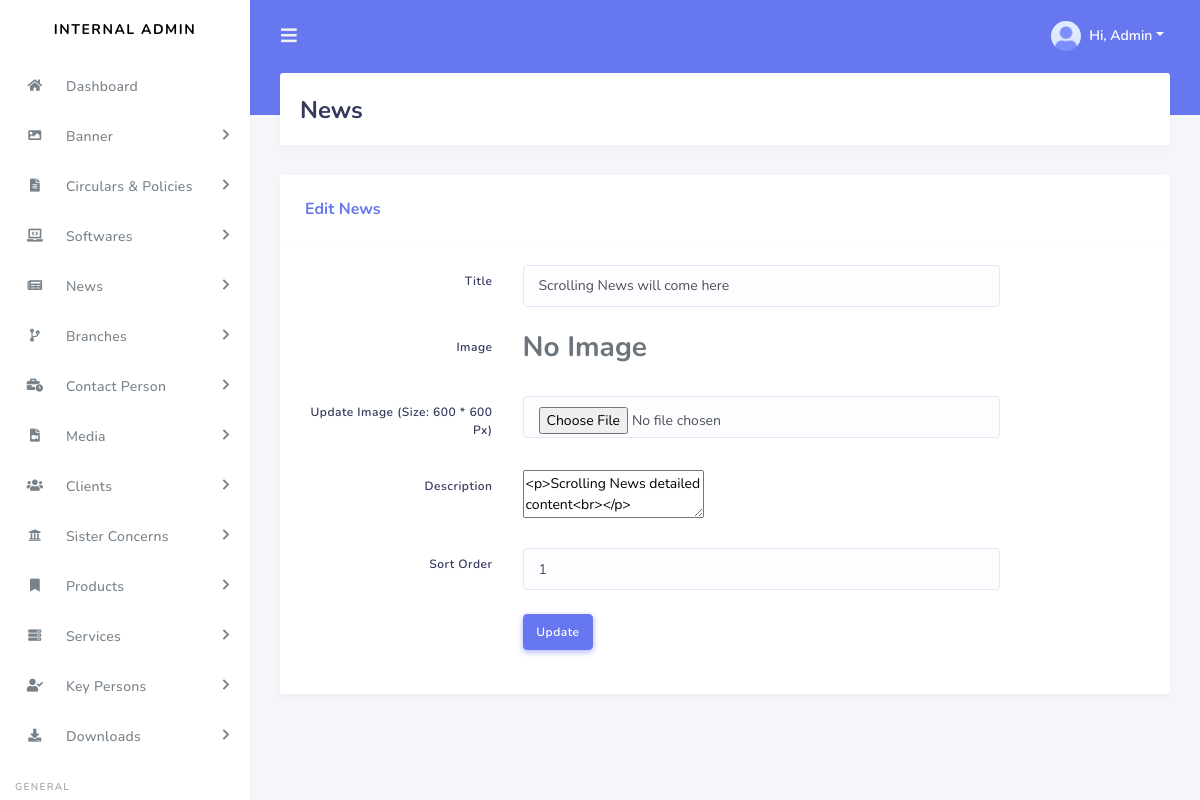
Screenshot of /admin/edit-news.php?n-id=17 (signed in) with the database file from the repository.
### tables this page shows
CREATE TABLE IF NOT EXISTS `i_news` (
  `INewsID` bigint(20) NOT NULL AUTO_INCREMENT,
  `INTitle` varchar(255) NOT NULL,
  `INDescription` text NOT NULL,
  `INImage` varchar(255) DEFAULT NULL,
  `INPDF` varchar(255) DEFAULT NULL,
  `INSortOrder` bigint(20) DEFAULT NULL,
  `Timestamp` timestamp NOT NULL DEFAULT CURRENT_TIMESTAMP ON UPDATE CURRENT_TIMESTAMP,
  PRIMARY KEY (`INewsID`)
);

### admin/edit-news.php (the view, shortened to what this page needs)
<?php
require 'db/config.php';
$INewsID=$_GET['n-id'];
$Queryer ="SELECT * FROM i_news WHERE INewsID='$INewsID'";
$Resulter = $conn->query($Queryer);
$Rower = $Resulter->fetch_assoc();
$Old_sort=$Rower['INSortOrder'];
?>
<!DOCTYPE html>
<html lang="en">
<head><meta http-equiv="Content-Type" content="text/html; charset=utf-8">
  <link rel="stylesheet" href="https://stackpath.bootstrapcdn.com/bootstrap/4.3.1/css/bootstrap.min.css">
  <link rel="stylesheet" href="https://use.fontawesome.com/releases/v5.7.2/css/all.css">
  <link rel="stylesheet" href="assets/css/style.css">
  <link rel="stylesheet" href="assets/css/components.css">
  <link href="https://cdn.jsdelivr.net/npm/summernote@0.8.15/dist/summernote.min.css" rel="stylesheet">
</head>
<body>
<?php include 'partials/sidebar.php'?>
      <div class="main-content">
        <section class="section">
          <div class="section-header">
            <h1>News</h1>
          </div>
        </section>
              <div class="row">
              <div class="col-12">
                <div class="card">
                  <div class="card-header">
                    <h4>Edit News</h4>
                  </div>
                  <form method="POST"  enctype="multipart/form-data">
                  <div class="card-body">
                    <div class="form-group row mb-4">
                      <label class="col-form-label text-md-right col-12 col-md-3 col-lg-3">Title</label>
                      <div class="col-sm-12 col-md-7">
                        <input type="text" name="ntitle" class="form-control" value="<?php echo $Rower['INTitle'];?>" required>
                      </div>
                    </div>
                    <div class="form-group row mb-4">
                      <label class="col-form-label text-md-right col-12 col-md-3 col-lg-3">Image</label>
                    <?php if(empty($Rower['INImage']))
                    { ?>
                     <div class="col-sm-12 col-md-7">
                        <h3>No Image</h3>
                      </div>
                    <?php
                    }
                    else
                    { ?>
                    <div class="col-sm-12 col-md-7">
                    <img src="../uploads/news-image/<?php echo $Rower['INImage']; ?>" width="200">
                    </div>
                    <?php } ?>
                    </div>
                    <div class="form-group row mb-4">
                      <label class="col-form-label text-md-right col-12 col-md-3 col-lg-3">Update Image (Size: 600 * 600 Px)</label>
                      <div class="col-sm-12 col-md-7">
                        <input type="file" name="nimage" class="form-control">
                      </div>
                    </div>
                    <div class="form-group row mb-4">
                      <label class="col-form-label text-md-right col-12 col-md-3 col-lg-3">Description</label>
                      <div class="col-sm-12 col-md-8">
                         <textarea id ="summernote" name="ndescription"><?php echo $Rower['INDescription'];?></textarea><br>
                      </div>
                    </div>
                    <div class="form-group row mb-4">
                      <label class="col-form-label text-md-right col-12 col-md-3 col-lg-3">Sort Order</label>
                      <div class="col-sm-12 col-md-7">
                        <input type="text" name="sortorder" class="form-control" value="<?php echo $Old_sort;?>" required>
                      </div>
                    </div>
                    <div class="form-group row mb-4">
                      <label class="col-form-label text-md-right col-12 col-md-3 col-lg-3"></label>
                      <div class="col-sm-12 col-md-7">
                        <button class="btn btn-primary" type="submit" name="update">Update</button>
                      </div>
                    </div>
                  </form>
                  </div>
                </div>
              </div>
            </div>
</body>
</html>

### rows the page displays
i_news: ntitle "Scrolling News will come here", ndescription "<p>Scrolling News detailed content<br></p>", sortorder "1"
